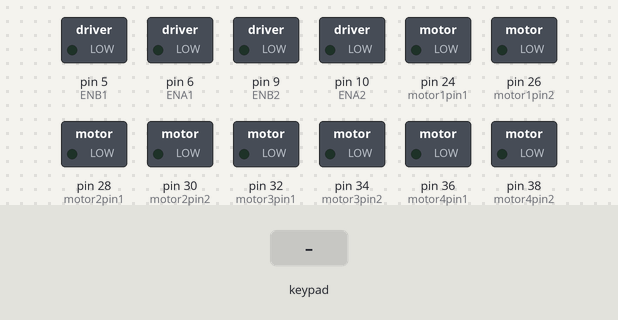
A sketch run on a simulated Arduino Mega 2560, built with avr-gcc and run on an emulated ATmega2560. Shown: switched loads named in the sketch (green lamp = pin HIGH). The test bench sets the inputs (shaded band). What the sketch prints to the serial monitor is not drawn.

Above: at 1.2 s.
1.3 s: key 'U' pressed
At 1.5 s:
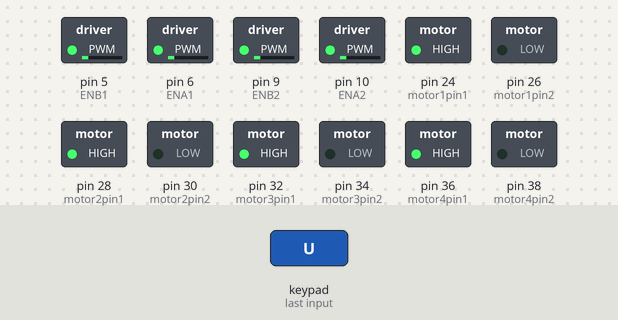
3.2 s: key 'D' pressed
At 3.4 s:
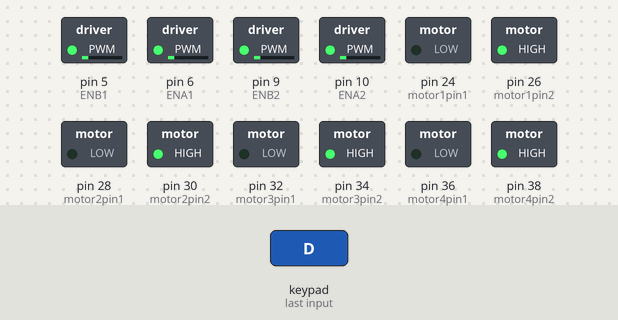
5.1 s: key 'L' pressed
At 6.1 s:
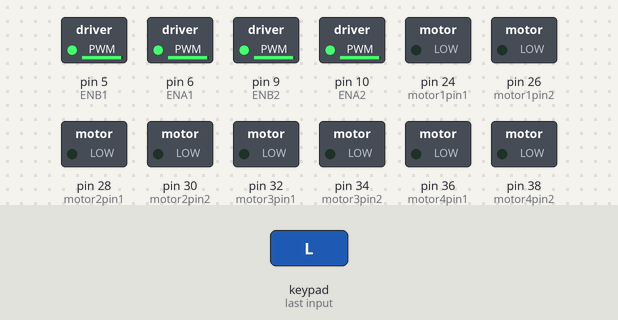
7.0 s: key 'R' pressed
At 7.21 s:
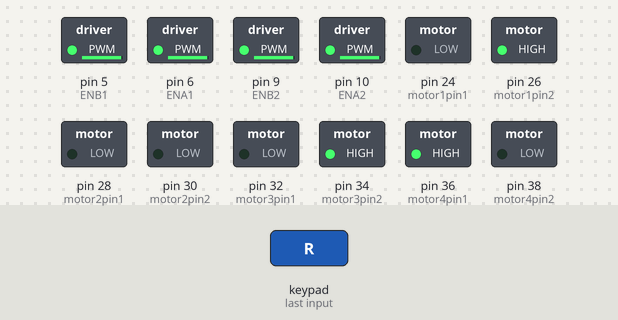
Timing chart, 0 to 9.9 s (numbered marks = the images above; inputs shaded):
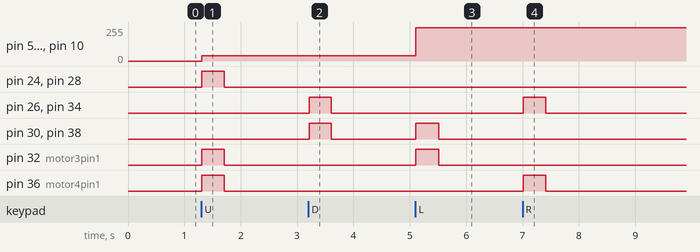

The sketch:

GAMEPADCONTROL.ino
```cpp
#define CUSTOM_SETTINGS
#define INCLUDE_GAMEPAD_MODULE
#include <Dabble.h>


char data;

// Back motors
int motor1pin1 = 24;
int motor1pin2 = 26;
int motor2pin1 = 28;
int motor2pin2 = 30;

int ENA1 = 6;
int ENB1 = 5;


// Back motors

int motor3pin1 = 32;
int motor3pin2 = 34;
int motor4pin1 = 36;
int motor4pin2 = 38;

int ENA2 = 10;
int ENB2 = 9;


//Speed
int grass = 100;
int grassTurn = 250;
int inside = 40;
int insideTurn = 250;

int lineLen = 5000;
int turnLen = 680;
int stopLen = 1000;


void setup() {
  Serial.begin(9600);
  Serial3.begin(9600);
  Dabble.begin(Serial3);

  // put your setup code here, to run once:
  pinMode(motor1pin1, OUTPUT);
  pinMode(motor1pin2, OUTPUT);
  pinMode(motor2pin1, OUTPUT);
  pinMode(motor2pin2, OUTPUT);

  pinMode(motor3pin1, OUTPUT);
  pinMode(motor3pin2, OUTPUT);
  pinMode(motor4pin1, OUTPUT);
  pinMode(motor4pin2, OUTPUT);

  pinMode(ENA1, OUTPUT);
  pinMode(ENB1, OUTPUT);
  pinMode(ENA2, OUTPUT);
  pinMode(ENB2, OUTPUT);
}

void loop() {
  // put your main code here, to run repeatedly:
  Dabble.processInput();  // This line is crucial in grabbing our data

  while (GamePad.isUpPressed()) {
    Serial.println("Forward");
    analogWrite(ENA1, inside);
    analogWrite(ENB1, inside);
    analogWrite(ENA2, inside);
    analogWrite(ENB2, inside);

    digitalWrite(motor1pin1, HIGH);
    digitalWrite(motor1pin2, LOW);
    digitalWrite(motor3pin1, HIGH);
    digitalWrite(motor3pin2, LOW);

    digitalWrite(motor2pin1, HIGH);
    digitalWrite(motor2pin2, LOW);
    digitalWrite(motor4pin1, HIGH);
    digitalWrite(motor4pin2, LOW);

    Dabble.processInput();
  }

  while (GamePad.isDownPressed()) {
    Serial.println("Backwards");
    analogWrite(ENA1, inside);
    analogWrite(ENB1, inside);
    analogWrite(ENA2, inside);
    analogWrite(ENB2, inside);

    digitalWrite(motor1pin1, LOW);
    digitalWrite(motor1pin2, HIGH);
    digitalWrite(motor3pin1, LOW);
    digitalWrite(motor3pin2, HIGH);

    digitalWrite(motor2pin1, LOW);
    digitalWrite(motor2pin2, HIGH);
    digitalWrite(motor4pin1, LOW);
    digitalWrite(motor4pin2, HIGH);

    Dabble.processInput();
  }

  while (GamePad.isLeftPressed())
  {
    Serial.print("Left");
    analogWrite(ENA1, insideTurn);
    analogWrite(ENB1, insideTurn);
    analogWrite(ENA2, insideTurn);
    analogWrite(ENB2, insideTurn);

    digitalWrite(motor2pin1, LOW);
    digitalWrite(motor2pin2, HIGH);

    digitalWrite(motor3pin1, HIGH);
    digitalWrite(motor3pin2, LOW);
    digitalWrite(motor4pin1, LOW);
    digitalWrite(motor4pin2, HIGH);

    Dabble.processInput();
  }

  while (GamePad.isRightPressed())
  {
    Serial.print("Right");
    analogWrite(ENA1, insideTurn);
    analogWrite(ENB1, insideTurn);
    analogWrite(ENA2, insideTurn);
    analogWrite(ENB2, insideTurn);

    digitalWrite(motor1pin1, LOW);
    digitalWrite(motor1pin2, HIGH);

    digitalWrite(motor3pin1, LOW);
    digitalWrite(motor3pin2, HIGH);
    digitalWrite(motor4pin1, HIGH);
    digitalWrite(motor4pin2, LOW);

    Dabble.processInput();
  }

  while (GamePad.isSquarePressed())
  {
    Serial.println("Square");
  }

  while (GamePad.isCirclePressed())
  {
    Serial.println("Circle");
    Dabble.processInput();
  }

  while (GamePad.isCrossPressed())
  {
    Serial.print("Cross");
  }

  while (GamePad.isTrianglePressed())
  {
    Serial.print("Triangle");
  }

  while (GamePad.isSelectPressed())
  {
    Serial.print("Start");
  }

  if (GamePad.isStartPressed())
  {
    Serial.println("Select");
    Serial.println("Starting Suvey");

    int i = 0;
    while (i < 4) {
      //Forward
      Serial.println("i");
      analogWrite(ENA1, inside); //ENA pin
      analogWrite(ENB1, inside); //ENB pin
      analogWrite(ENA2, inside); //ENA pin
      analogWrite(ENB2, inside); //ENB pin
      delay(stopLen);

      digitalWrite(motor1pin1, HIGH);
      digitalWrite(motor1pin2, LOW);
      digitalWrite(motor3pin1, HIGH);
      digitalWrite(motor3pin2, LOW);

      digitalWrite(motor2pin1, HIGH);
      digitalWrite(motor2pin2, LOW);
      digitalWrite(motor4pin1, HIGH);
      digitalWrite(motor4pin2, LOW);
      delay(lineLen);

      //Stop
      digitalWrite(motor1pin1, LOW);
      digitalWrite(motor1pin2, LOW);
      digitalWrite(motor3pin1, LOW);
      digitalWrite(motor3pin2, LOW);
      digitalWrite(motor2pin1, LOW);
      digitalWrite(motor2pin2, LOW);
      digitalWrite(motor4pin1, LOW);
      digitalWrite(motor4pin2, LOW);
      delay(stopLen);

      //Turn left
      analogWrite(ENA1, insideTurn); //ENA pin
      analogWrite(ENB1, insideTurn); //ENB pin
      analogWrite(ENA2, insideTurn); //ENA pin
      analogWrite(ENB2, insideTurn); //ENB pin
      delay(stopLen);

      //digitalWrite(motor1pin1, HIGH);
      //digitalWrite(motor1pin2, LOW);
      digitalWrite(motor2pin1, LOW);
      digitalWrite(motor2pin2, HIGH);

      digitalWrite(motor3pin1, HIGH);
      digitalWrite(motor3pin2, LOW);
      digitalWrite(motor4pin1, LOW);
      digitalWrite(motor4pin2, HIGH);
      delay(turnLen);

      //Stop
      digitalWrite(motor1pin1, LOW);
      digitalWrite(motor1pin2, LOW);
      digitalWrite(motor3pin1, LOW);
      digitalWrite(motor3pin2, LOW);
      digitalWrite(motor2pin1, LOW);
      digitalWrite(motor2pin2, LOW);
      digitalWrite(motor4pin1, LOW);
      digitalWrite(motor4pin2, LOW);
      delay(stopLen);

      i = i+1;
    }


    Dabble.processInput();
  }
  else {
    Serial.println("Stop");

    digitalWrite(motor1pin1, LOW);
    digitalWrite(motor1pin2, LOW);
    digitalWrite(motor2pin1, LOW);
    digitalWrite(motor2pin2, LOW);

    digitalWrite(motor3pin1, LOW);
    digitalWrite(motor3pin2, LOW);
    digitalWrite(motor4pin1, LOW);
    digitalWrite(motor4pin2, LOW);
  }
}


void Survey(int i) {
  for (int i = 0; i++; i<4) {
    //Forward
    analogWrite(ENA1, inside); //ENA pin
    analogWrite(ENB1, inside); //ENB pin
    analogWrite(ENA2, inside); //ENA pin
    analogWrite(ENB2, inside); //ENB pin
    delay(stopLen);

    digitalWrite(motor1pin1, HIGH);
    digitalWrite(motor1pin2, LOW);
    digitalWrite(motor3pin1, HIGH);
    digitalWrite(motor3pin2, LOW);

    digitalWrite(motor2pin1, HIGH);
    digitalWrite(motor2pin2, LOW);
    digitalWrite(motor4pin1, HIGH);
    digitalWrite(motor4pin2, LOW);
    delay(lineLen);

    //Stop
    digitalWrite(motor1pin1, LOW);
    digitalWrite(motor1pin2, LOW);
    digitalWrite(motor3pin1, LOW);
    digitalWrite(motor3pin2, LOW);
    digitalWrite(motor2pin1, LOW);
    digitalWrite(motor2pin2, LOW);
    digitalWrite(motor4pin1, LOW);
    digitalWrite(motor4pin2, LOW);
    delay(stopLen);

    //Turn left
    analogWrite(ENA1, insideTurn); //ENA pin
    analogWrite(ENB1, insideTurn); //ENB pin
    analogWrite(ENA2, insideTurn); //ENA pin
    analogWrite(ENB2, insideTurn); //ENB pin
    delay(stopLen);

    //digitalWrite(motor1pin1, HIGH);
    //digitalWrite(motor1pin2, LOW);
    digitalWrite(motor2pin1, LOW);
    digitalWrite(motor2pin2, HIGH);

    digitalWrite(motor3pin1, HIGH);
    digitalWrite(motor3pin2, LOW);
    digitalWrite(motor4pin1, LOW);
    digitalWrite(motor4pin2, HIGH);
    delay(turnLen);

    //Stop
    digitalWrite(motor1pin1, LOW);
    digitalWrite(motor1pin2, LOW);
    digitalWrite(motor3pin1, LOW);
    digitalWrite(motor3pin2, LOW);
    digitalWrite(motor2pin1, LOW);
    digitalWrite(motor2pin2, LOW);
    digitalWrite(motor4pin1, LOW);
    digitalWrite(motor4pin2, LOW);
    delay(stopLen);
  }
}
```

Measured:
- after the input at 1.3 s, pin 5 (ENB1), pin 6 (ENA1), pin 9 (ENB2), pin 10 (ENA2): 0/255 → 40/255 at once; pin 24 (motor1pin1), pin 28 (motor2pin1), pin 32 (motor3pin1), pin 36 (motor4pin1): LOW → HIGH at once, → LOW 0.40 s later
- after the input at 3.2 s, pin 26 (motor1pin2), pin 30 (motor2pin2), pin 34 (motor3pin2), pin 38 (motor4pin2): LOW → HIGH at once, → LOW 0.40 s later
- after the input at 5.1 s, pin 5 (ENB1), pin 6 (ENA1), pin 9 (ENB2), pin 10 (ENA2): 40/255 → 250/255 at once; pin 30 (motor2pin2), pin 32 (motor3pin1), pin 38 (motor4pin2): LOW → HIGH at once, → LOW 0.41 s later
- after the input at 7.0 s, pin 26 (motor1pin2), pin 34 (motor3pin2), pin 36 (motor4pin1): LOW → HIGH at once, → LOW 0.40 s later
